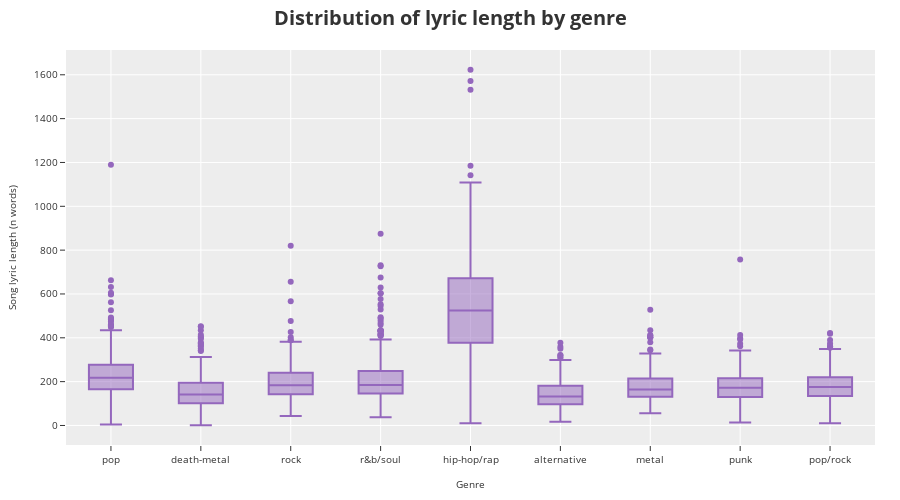

Notebook code cell kept with this figure:
### Code cell
#plot lyric count distributon for each genre
fig_dist = word_counts.plot.box(template='ggplot2')

#title parameters
title_param = dict(text='<b>Distribution of lyric length by genre</b><br></b>', 
                        font=dict(size=20))

#margin parameters
margin_param=dict(l=25,r=25,b=50,t=50,pad=0)

#update layout
fig_dist.update_layout(title=title_param,
                       margin=margin_param,
                       width=900,
                       height=500,  
                       xaxis = dict(title_text='Genre',title_font = dict(size=10),tickfont=dict(size=10)),
                       yaxis = dict(title_text='Song lyric length (n words)',title_font = dict(size=10),tickfont=dict(size=10)))

#update colours
fig_dist.update_traces(marker_color='rgb(148, 103, 189)')

#show plot
fig_dist.show()

### Figure 1 — Plotly figure (JSON) as saved in the notebook; plotly's stock layout.template omitted (floating-point values rounded to 4 significant figures; data arrays with more than 128 entries replaced by an {"elided": "..."} marker saying what was removed)
{"data": [{"alignmentgroup": "True", "hovertemplate": "variable=%{x}<br>value=%{y}<extra></extra>", "legendgroup": "", "marker": {"color": "rgb(148, 103, 189)"}, "name": "", "notched": false, "offsetgroup": "", "orientation": "v", "showlegend": false, "type": "box", "x": {"elided": "29592 str values"}, "x0": " ", "xaxis": "x", "y": {"elided": "29592 int values"}, "y0": " ", "yaxis": "y"}], "layout": {"boxmode": "group", "height": 500, "legend": {"tracegroupgap": 0}, "margin": {"b": 50, "l": 25, "pad": 0, "r": 25, "t": 50}, "title": {"font": {"size": 20}, "text": "<b>Distribution of lyric length by genre</b><br></b>"}, "width": 900, "xaxis": {"anchor": "y", "domain": [0, 1], "tickfont": {"size": 10}, "title": {"font": {"size": 10}, "text": "Genre"}}, "yaxis": {"anchor": "x", "domain": [0, 1], "tickfont": {"size": 10}, "title": {"font": {"size": 10}, "text": "Song lyric length (n words)"}}}}
